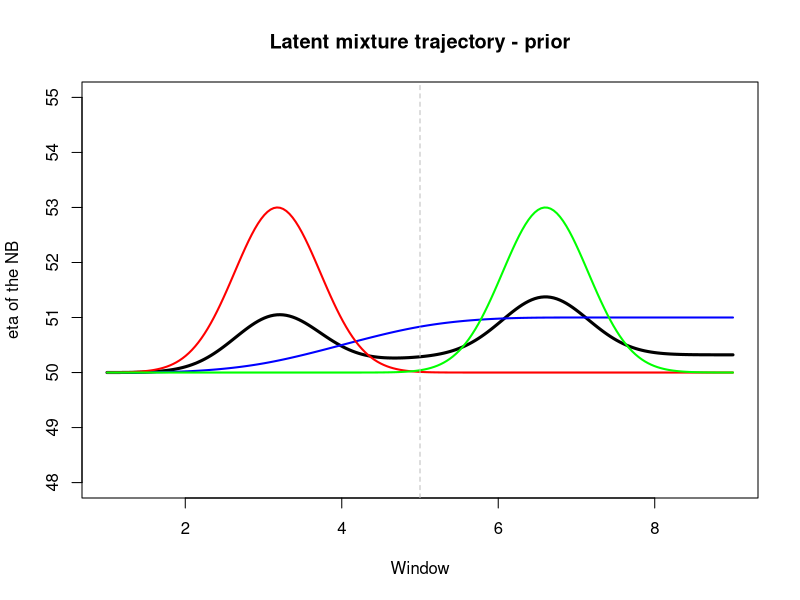

Write the R code that produced this figure.
library('gtools')
library('splines')
# This script explores the construction of the linear predictor η in a Negative Binomial (NB) model.
# All model components are developed and interpreted on the link scale.

#set.seed(123)
x <- seq(1, 9, length.out = 200) # the windows, since they are between 1 and 9
spline <- TRUE
importance <- c('same') # choose between 'same', 'prenatal', 'postnatal'

# Mixture components ------------------------------------------------------

# Pre e Post natal components have a peak: 
# Pre_peak could reasonably around the 16PWC (previous analyses)
# Post_peak could be everywhere, I couldn't find any useful indication 
peak_prenatal <- rnorm(n = 1, mean = 3, sd = 0.2) # 3 is the value of the window for the 16PWC, it is generated from a hiherarchical prior
peak_postnatal <- rnorm(n = 1, mean = 6.5, sd = 0.6) # 6.5 is a random postnatal expression, since it seems there's no key peak-timing for postnatal component, thus its sd might be larger than the prenatal_sd


# Three components: a linear component, and hit-one and hit-two components
# The reasoning is an implementation of the two-hits hypothesis on SCZ with a source of 'error' in the biological theory (the linear component)
# The f_growth assumes that some genes do not strictly follow the two-hits logic
if(spline){
  f_growth <- ns(x, df = 4) %*% c(1,1,1,1) + 50 # spline growth, I used the spline to interpret it as an error
} else{
  f_growth <- 0.2 * x + 50 # linear growth for semplicity
}
f_prenatal <- 3 * exp(-((x - peak_prenatal)^2) / 0.6) + 50 # prenatal peak (lo posso mettere sulla 16PWC visto che si è dimostrata importante)
f_postnatal <- 3 * exp(-((x - peak_postnatal)^2) / 0.6) + 50 # postnatal peak
# il + 50 deriva dal fatto che l'espressione media nei precedenti modelli è ~50 indipendentemente dalla normalizzazione, centro la prior lì


# Weights for the components -----------------------------------------------
importance <- match.arg( # Troubleshooting
  importance,
  choices = c("same", "prenatal", "postnatal")
)

# Weights from a Dirichlet distribution (aka multinomial model)
# This function determines the importance of each component
if(importance == 'same'){
  alpha_unif <- c(50, 50, 50) # same weight each component, I put 50 to have less volatile weights
  w_singolo <- rdirichlet(n = 1, alpha = alpha_unif)
} else if (importance == 'prenatal'){
  alpha_prenatal_priority <- c(10,50,10) # more weight to the prenatal component
  w_singolo <- rdirichlet(n = 1, alpha = alpha_prenatal_priority)
} else if (importance == 'postnatal'){
  alpha_postnatal_priority <- c(10,10,50) # more weight to the postnatal component
  w_singolo <- rdirichlet(n = 1, alpha = alpha_postnatal_priority)
}

# eta building & plots ----------------------------------------------------

# Creating the eta for the NB
eta <- w_singolo[1]*f_growth +
  w_singolo[2]*f_prenatal +
  w_singolo[3]*f_postnatal

# plotting components and final trajectory in the eta space
plot(x, eta, type = "l", lwd = 3,
     main = "Latent mixture trajectory - prior", ylab = 'eta of the NB', xlab = 'Window', ylim = c(48,55))

lines(x, f_growth, col = "blue", lwd = 2) # linear component
lines(x, f_prenatal, col = "red", lwd = 2) # prenatal component
lines(x, f_postnatal, col = "green", lwd = 2) # postnatal component
abline(v = 5, col = "grey", lty = 2) # birth

# The weights and the components will be our priors
